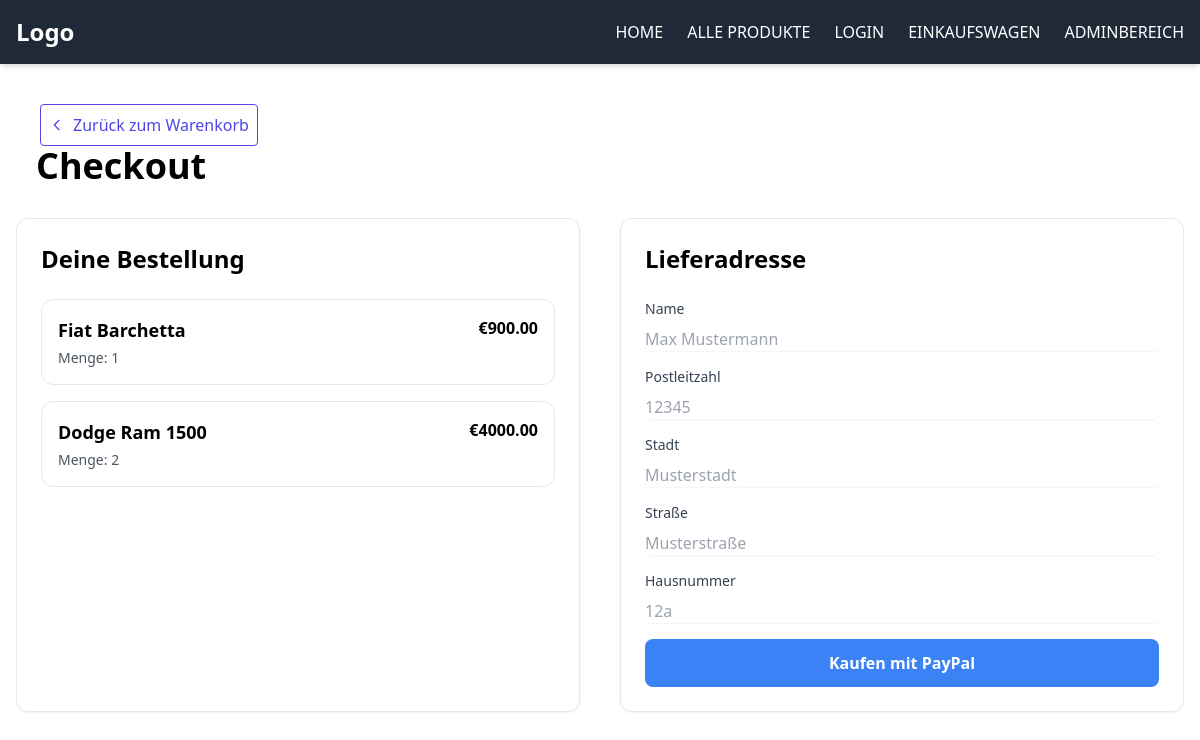
Page /checkout on the committed database.
### tables this page shows
CREATE TABLE products (
            id INTEGER PRIMARY KEY AUTOINCREMENT,
            name TEXT NOT NULL,
            description TEXT,
            price REAL NOT NULL,
            category_id INTEGER,
            FOREIGN KEY (category_id) REFERENCES categories (id));

### controller/views.py (the view)
@views.route('/checkout')
def checkout():
    order_id = session.get('cart_order_id')
    db = DatabaseManager(DB_NAME)
    try:
        order = None
        order_items = []
        if order_id:
            order = db.get_order_by_id(order_id)
        if not order:
            order = db.get_active_order(user_id=1)
            if order:
                session['cart_order_id'] = order.id
        if order and order.items:
            for item in order.items:
                product = db.get_product_by_id(item.product_id)
                if product:
                    item.unit_price = product.price
                    order_items.append({'item': item, 'product': product})
    finally:
        db.close()
    return render_template('checkout.html', order=order, order_items=order_items)

### model/database.py (called while the page is built)
    def close(self):
        self.conn.close()
        self.conn = None

    def get_product_by_id(self, product_id):
        cursor = self.conn.cursor()
        cursor.execute("SELECT * FROM products WHERE id = ?", (product_id,))
        row = cursor.fetchone()
        if row:
            return Product(
                id=row['id'],
                name=row['name'],
                description=row['description'],
                price=row['price'],
                category_id=row['category_id']
            )
        return None

    def get_order_items_by_order(self, order_id):
        cursor = self.conn.cursor()
        cursor.execute("SELECT * FROM order_items WHERE order_id = ?", (order_id,))
        rows = cursor.fetchall()
        return [OrderItem(row['id'], row['order_id'], row['product_id'], row['quantity'], 0) for row in rows]

    def get_active_order(self, user_id=1):
        cursor = self.conn.cursor()
        cursor.execute("SELECT * FROM orders WHERE user_id = ? AND status = 'offen' LIMIT 1", (user_id,))
        row = cursor.fetchone()
        if not row:
            return None
        order = Order(row['id'], row['user_id'], row['status'])
        items = self.get_order_items_by_order(row['id'])
        order.items = items
        return order

### templates/checkout.html
{% extends "base.html" %} {% block title %}Checkout{% endblock %} {% block
content %}
<a
  href="/cart"
  class="inline-flex items-center text-indigo-600 hover:text-indigo-700 rounded mt-10 mx-10 px-2 py-2 border border-indigo-600"
>
  <svg
    class="w-4 h-4 mr-2"
    fill="none"
    stroke="currentColor"
    viewBox="0 0 24 24"
  >
    <path
      stroke-linecap="round"
      stroke-linejoin="round"
      stroke-width="2"
      d="M15 19l-7-7 7-7"
    ></path>
  </svg>
  Zurück zum Warenkorb
</a>
<div class="max-w-7xl mx-auto px-4">
  <div class="flex items-left mb-8">
    <h1 class="text-4xl font-bold mx-5">Checkout</h1>
    <div class="w-24"></div>
  </div>
  <div class="grid grid-cols-1 lg:grid-cols-2 gap-10">
    <div class="bg-white border rounded-xl shadow-sm p-6">
      <h2 class="text-2xl font-semibold mb-6">Deine Bestellung</h2>
      <div class="space-y-4">
        {% if order_items and order_items|length > 0 %} {% for entry in
        order_items %}
        <div class="rounded-xl border border-gray-200 p-4">
          <div class="flex items-start justify-between gap-4">
            <div>
              <h3 class="text-lg font-semibold">{{ entry.product.name }}</h3>
              <p class="text-sm text-gray-600 mt-1">
                Menge: {{ entry.item.quantity }}
              </p>
            </div>
            <span class="font-semibold"
              >€{{ "%.2f"|format(entry.item.quantity * entry.product.price)
              }}</span
            >
          </div>
        </div>
        {% endfor %} {% else %}
        <div class="text-gray-600">Dein Warenkorb ist leer.</div>
        {% endif %}
      </div>
    </div>
    <div class="bg-white border rounded-xl shadow-sm p-6">
      <h2 class="text-2xl font-semibold mb-6">Lieferadresse</h2>
      <form action="/checkout/complete" method="post" class="space-y-4">
        <div>
          <label class="block text-sm font-medium text-gray-700 mb-2"
            >Name</label
          >
          <input
            type="text"
            name="name"
            class="w-full rounded-md border-gray-300 shadow-sm focus:border-indigo-500 focus:ring-indigo-500"
            placeholder="Max Mustermann"
            required
          />
        </div>
        <div>
          <label class="block text-sm font-medium text-gray-700 mb-2"
            >Postleitzahl</label
          >
          <input
            type="text"
            name="zipcode"
            class="w-full rounded-md border-gray-300 shadow-sm focus:border-indigo-500 focus:ring-indigo-500"
            placeholder="12345"
            required
          />
        </div>
        <div>
          <label class="block text-sm font-medium text-gray-700 mb-2"
            >Stadt</label
          >
          <input
            type="text"
            name="city"
            class="w-full rounded-md border-gray-300 shadow-sm focus:border-indigo-500 focus:ring-indigo-500"
            placeholder="Musterstadt"
            required
          />
        </div>
        <div>
          <label class="block text-sm font-medium text-gray-700 mb-2"
            >Straße</label
          >
          <input
            type="text"
            name="street"
            class="w-full rounded-md border-gray-300 shadow-sm focus:border-indigo-500 focus:ring-indigo-500"
            placeholder="Musterstraße"
            required
          />
        </div>
        <div>
          <label class="block text-sm font-medium text-gray-700 mb-2"
            >Hausnummer</label
          >
          <input
            type="text"
            name="house_number"
            class="w-full rounded-md border-gray-300 shadow-sm focus:border-indigo-500 focus:ring-indigo-500"
            placeholder="12a"
            required
          />
        </div>
        <button
          type="submit"
          class="w-full bg-blue-500 hover:bg-blue-600 text-white font-semibold py-3 rounded-lg transition"
        >
          Kaufen mit PayPal
        </button>
      </form>
    </div>
  </div>
</div>
{% endblock %}

### rows in the picture
products: product.name "Fiat Barchetta", entry.item.quantity*entry.product.price "900.00"
products: product.name "Dodge Ram 1500", entry.item.quantity*entry.product.price "4000.00"

### other values in the picture
{{ entry.item.quantity }} "1" "2"
